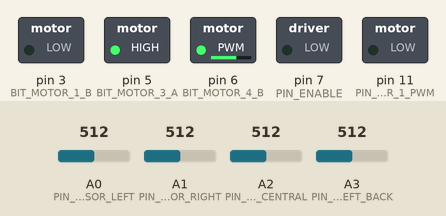
Simulated run of this sketch. Board: Arduino Uno, built with avr-gcc and run on an emulated ATmega328P. Shown: switched loads named in the sketch (green lamp = pin HIGH). Inputs (shaded band) come from the test bench; at power-on: A0 (PIN_LASER_SENSOR_LEFT) = 512, A1 (PIN_LASER_SENSOR_RIGHT) = 512, A2 (PIN_LASER_SENSOR_CENTRAL) = 512, A3 (PIN_LASER_SENSOR_LEFT_BACK) = 512.

Above: at 1.2 s.
1.3 s: A0 (PIN_LASER_SENSOR_LEFT) set to 491
At 1.8 s:
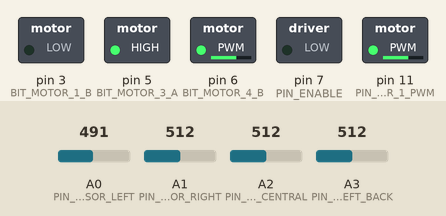
2.8 s: A1 (PIN_LASER_SENSOR_RIGHT) set to 490
At 4.0 s:
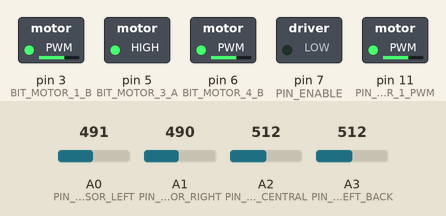
4.3 s: A0 (PIN_LASER_SENSOR_LEFT) set to 510
At 5.3 s:
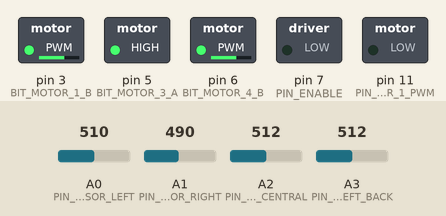
5.8 s: A0 (PIN_LASER_SENSOR_LEFT) set to 490
At 6.4 s:
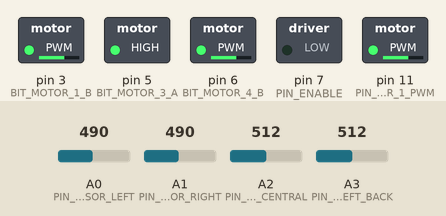
7.3 s: A0 (PIN_LASER_SENSOR_LEFT) set to 716
At 7.6 s:
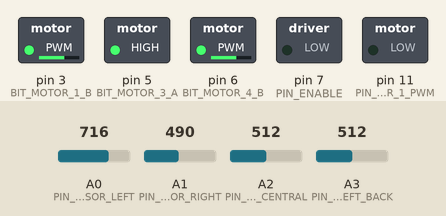
Timing chart, 0 to 9.8 s (numbered marks = the images above; inputs shaded):
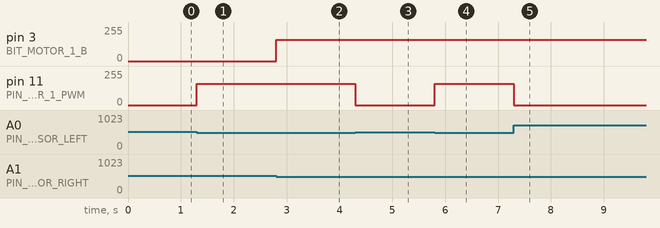

Measured:
- the behaviour switches between 501 and 500 on A0 (PIN_LASER_SENSOR_LEFT) (found by bisection; images 0 and 1)
- the behaviour switches between 501 and 500 on A1 (PIN_LASER_SENSOR_RIGHT) (found by bisection; images 1 and 2)
- after the input at 1.3 s, pin 11 (PIN_MOTOR_1_PWM): 0/255 → 160/255 at once
- after the input at 2.8 s, pin 3 (BIT_MOTOR_1_B): 0/255 → 160/255 at once
- after the input at 4.3 s, pin 11 (PIN_MOTOR_1_PWM): 160/255 → 0/255 at once
- after the input at 5.8 s, pin 11 (PIN_MOTOR_1_PWM): 0/255 → 160/255 at once
- after the input at 7.3 s, pin 11 (PIN_MOTOR_1_PWM): 160/255 → 0/255 at once

The sketch:

line-follower-robot.ino
```cpp
#define PIN_ENABLE 7

#define BIT_MOTOR_1_A 2
#define BIT_MOTOR_1_B 3
#define BIT_MOTOR_2_A 1
#define BIT_MOTOR_2_B 4
#define BIT_MOTOR_3_A 5
#define BIT_MOTOR_3_B 7
#define BIT_MOTOR_4_A 0
#define BIT_MOTOR_4_B 6

#define PIN_MOTOR_3_PWM 5
#define PIN_MOTOR_2_PWM 3
#define PIN_MOTOR_4_PWM 6
#define PIN_MOTOR_1_PWM 11

#define COMPLETE_ROTATION 20

#define MIN_ANALOG_VALUE 500

#define PIN_LASER_SENSOR_LEFT A0
#define PIN_LASER_SENSOR_RIGHT A1
#define PIN_LASER_SENSOR_CENTRAL A2

#define PIN_LASER_SENSOR_LEFT_BACK A3
#define PIN_LASER_SENSOR_RIGHT_BACK A4

#define MOTOR_VELOCITY_0 0
#define MOTOR_VELOCITY_1 20
#define MOTOR_VELOCITY_2 130
#define MOTOR_VELOCITY_3 160
#define MOTOR_VELOCITY_4 255

unsigned int rotationStep = 0;
unsigned int completeRotations = 0;
unsigned int lastLaserSensorState = 0;

void setup() {
	Serial.begin(9600);

	pinMode(PIN_ENABLE, OUTPUT);

	pinMode(PIN_MOTOR_1_PWM, OUTPUT);
	pinMode(PIN_MOTOR_2_PWM, OUTPUT);
	pinMode(PIN_MOTOR_3_PWM, OUTPUT);
	pinMode(PIN_MOTOR_4_PWM, OUTPUT);

	pinMode(PIN_LASER_SENSOR_LEFT, INPUT);
	pinMode(PIN_LASER_SENSOR_RIGHT, INPUT);
	pinMode(PIN_LASER_SENSOR_CENTRAL, INPUT);

	pinMode(PIN_LASER_SENSOR_LEFT_BACK, INPUT);
	pinMode(PIN_LASER_SENSOR_RIGHT_BACK, INPUT);

	digitalWrite(PIN_ENABLE, LOW);

	digitalWrite(BIT_MOTOR_1_B, LOW);
	digitalWrite(BIT_MOTOR_1_A, HIGH);

	digitalWrite(BIT_MOTOR_2_B, LOW);
	digitalWrite(BIT_MOTOR_2_A, HIGH);

	digitalWrite(BIT_MOTOR_3_B, LOW);
	digitalWrite(BIT_MOTOR_3_A, HIGH);

	digitalWrite(BIT_MOTOR_4_B, LOW);
	digitalWrite(BIT_MOTOR_4_A, HIGH);

	setMotorSpeed(PIN_MOTOR_1_PWM, MOTOR_VELOCITY_3);
	setMotorSpeed(PIN_MOTOR_2_PWM, MOTOR_VELOCITY_3);
	setMotorSpeed(PIN_MOTOR_2_PWM, MOTOR_VELOCITY_3);
	setMotorSpeed(PIN_MOTOR_4_PWM, MOTOR_VELOCITY_3);
}

void setMotorSpeed(unsigned int pinPwmToUpdate, unsigned int speedValue) {
	analogWrite(pinPwmToUpdate, speedValue);
}

void checkIfCompleteRotation() {
	if (rotationStep == COMPLETE_ROTATION) {
		rotationStep = 0;
		completeRotations += 1;
	}
}

void startRunningEncoderVerification() {
	unsigned int laserSensorState = analogRead(PIN_LASER_SENSOR_LEFT_BACK);
	if (laserSensorState <= MIN_ANALOG_VALUE) {
		if (lastLaserSensorState == HIGH) {
			rotationStep += 1;
			lastLaserSensorState = LOW;
			checkIfCompleteRotation();
		}
	} else if (lastLaserSensorState == LOW) {
		rotationStep += 1;
		lastLaserSensorState = HIGH;
		checkIfCompleteRotation();
	}
}

void startRunningMotor() {
	unsigned int laserSensorLeftState = analogRead(PIN_LASER_SENSOR_LEFT);
	unsigned int laserSensorRightState = analogRead(PIN_LASER_SENSOR_RIGHT);
	unsigned int laserSensorCentralState = analogRead(PIN_LASER_SENSOR_CENTRAL);

	if (laserSensorRightState > MIN_ANALOG_VALUE) {
		setMotorSpeed(PIN_MOTOR_2_PWM, MOTOR_VELOCITY_0);
	} else {
		setMotorSpeed(PIN_MOTOR_2_PWM, MOTOR_VELOCITY_3);
	}

	if (laserSensorLeftState > MIN_ANALOG_VALUE) {
		setMotorSpeed(PIN_MOTOR_1_PWM, MOTOR_VELOCITY_0);
	} else {
		setMotorSpeed(PIN_MOTOR_1_PWM, MOTOR_VELOCITY_3);
	}
}

void loop() {
	startRunningMotor();
	startRunningEncoderVerification();
}
```
